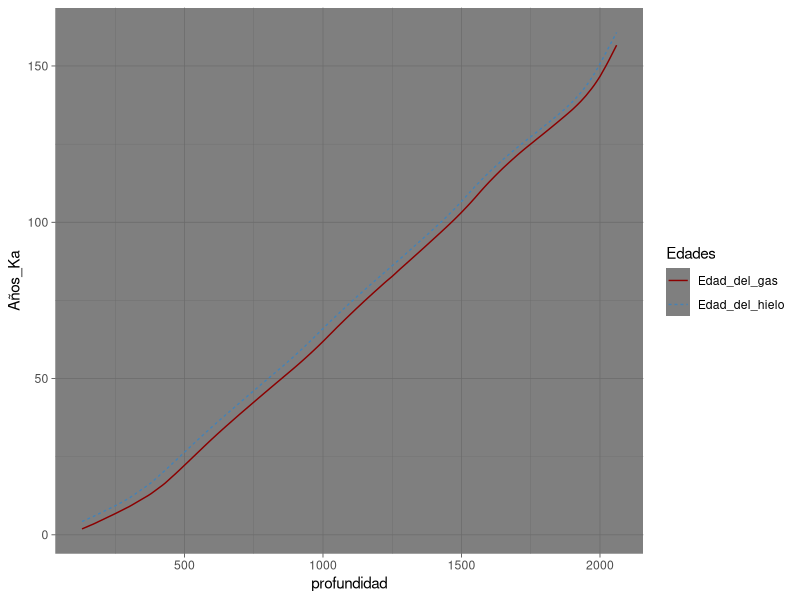
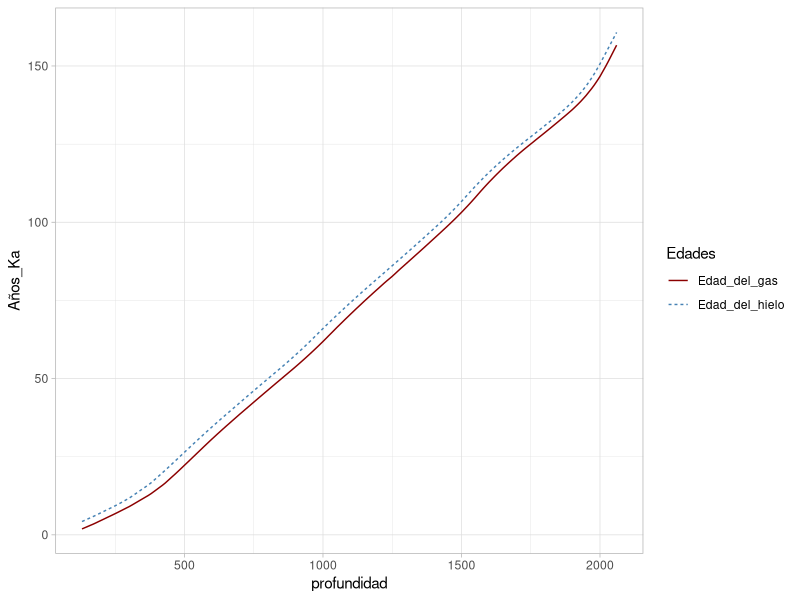
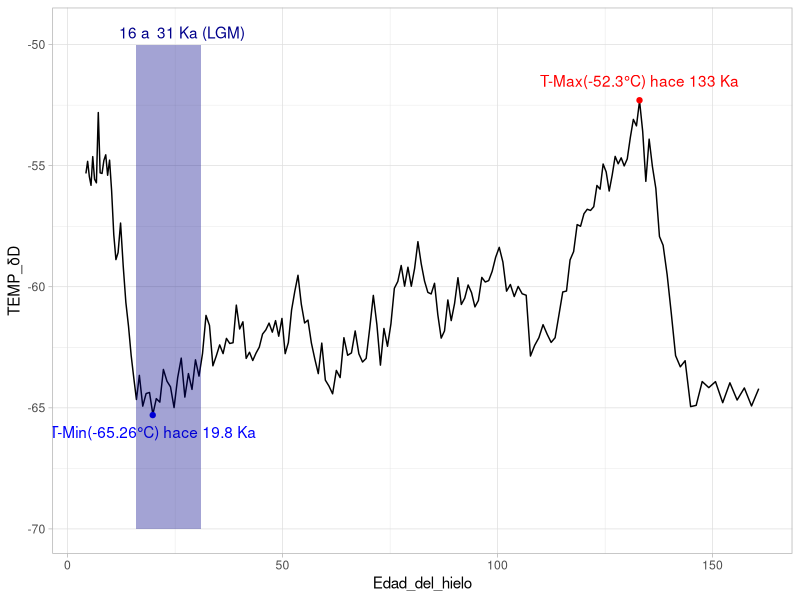
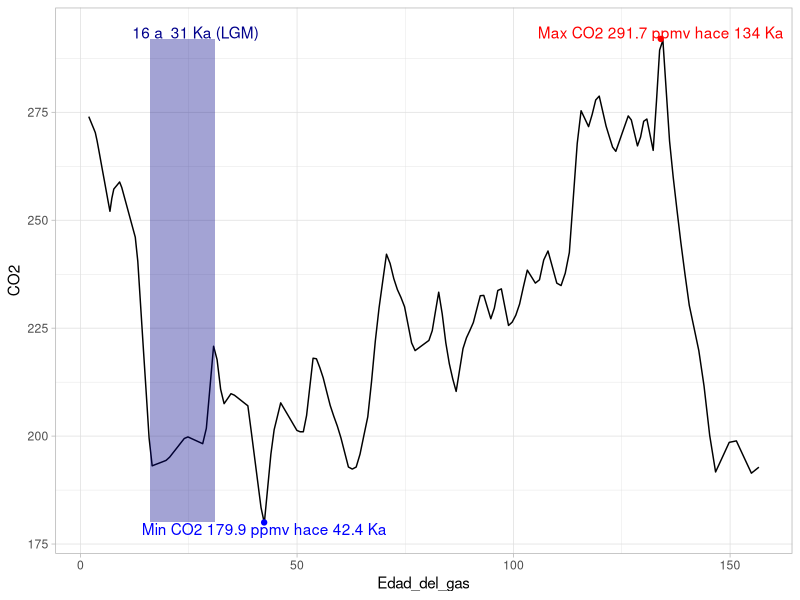
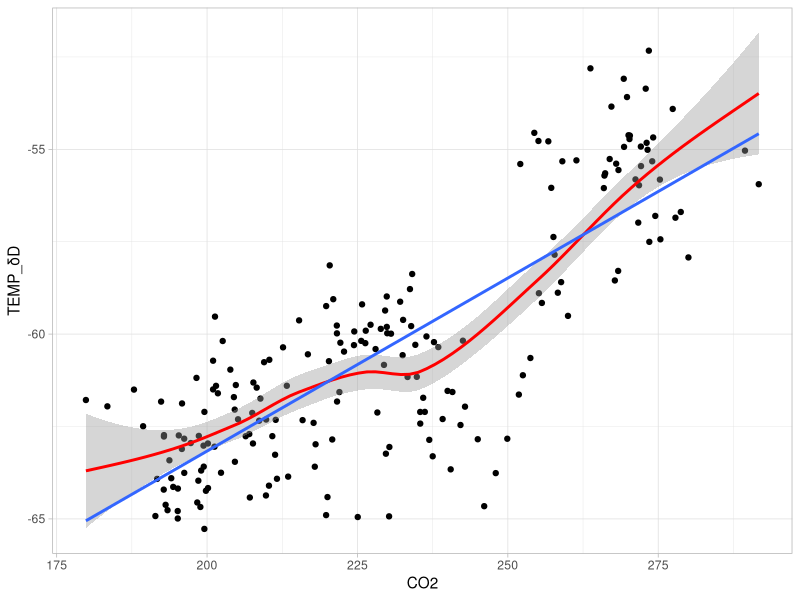
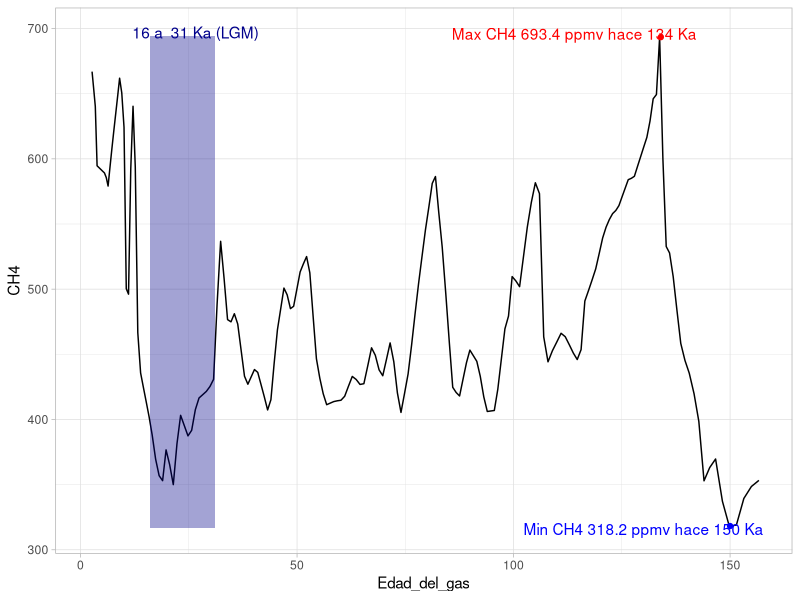
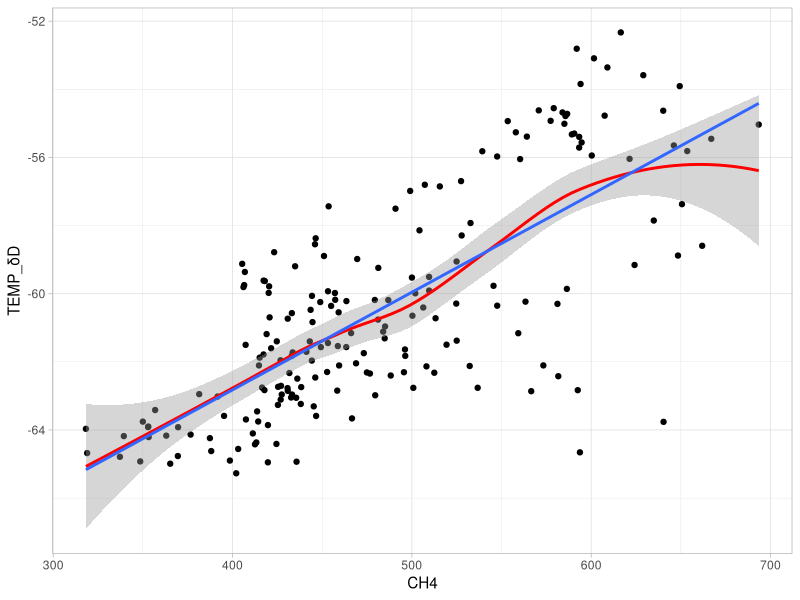
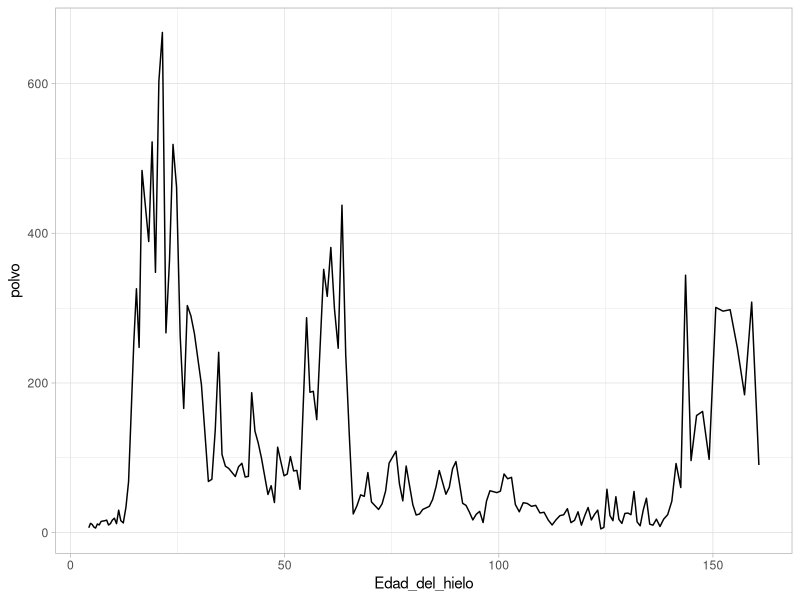

These charts were generated, in order, by the following R code:
## ---- chunk 1

library(ggplot2)
library("tidyverse")

vostok<-read.csv("vostok - vos_data.csv")
vostok
summary(vostok)
# Data preparation
df <- vostok %>%
  select(profundidad, Edad_del_hielo, Edad_del_gas) %>%
  gather(key = "Edades", value = "Años_Ka", -profundidad)
head(df)

ggplot(df, aes(x = profundidad, y = Años_Ka)) + 
  geom_line(aes(color = Edades, linetype = Edades)) + 
  scale_color_manual(values = c("darkred", "steelblue"))+
  theme_dark()

####TEMP
library(dplyr)
vosi<-vostok %>% group_by(profundidad) %>%
                mutate(TEMP_δD = (-55.5 + (delta.D + 440)/ 6))
vosi 

write.csv(vosi, file="vosi.csv")



## ---- chunk 2
ggplot(df, aes(x = profundidad, y = Años_Ka)) + 
  geom_line(aes(color = Edades, linetype = Edades)) + 
  scale_color_manual(values = c("darkred", "steelblue"))+
  theme_light()



## ---- chunk 3
#### Temp_Max
vosi2<-vosi %>% filter(TEMP_δD > -52.34)
#### Temp_Min
vosi3<-vosi %>% filter(TEMP_δD < -65.26)



########TEMP_δD vs. Edad Hielo

LMG = data.frame(x1=c(16,31), y1=c(-52.3,-65.26))
#

ggplot(vosi, aes(y = TEMP_δD, x = Edad_del_hielo))+
geom_line() +
theme_light()+
annotate(geom="text", x=133, y=-51.5, label="T-Max(-52.3°C) hace 133 Ka",color="red")+
annotate(geom="text", x=19.8, y=-66, label="T-Min(-65.26°C) hace 19.8 Ka",color="blue")+
geom_point(data=vosi2, mapping=aes(x=133,y=-52.3), color= "red")+
geom_point(data=vosi3, mapping=aes(x=19.8,y=-65.3), color= "blue")+
geom_rect(data=LMG, mapping=aes(xmin=16,xmax=31, ymin=-50, ymax= -70), fill= "darkblue", alpha=0.2,inherit.aes =FALSE)+
annotate(geom="text", x=16, y=-49.5, label="16 a ",color="darkblue")+
annotate(geom="text", x=31, y=-49.5, label="31 Ka (LGM)",color="darkblue")



## ---- chunk 4
#### Temp_Max
vosi4<-vosi %>% filter(CO2 > 291.6)
#### Temp_Min
vosi5<-vosi %>% filter(CO2 < 180)

########CO 2 vs. Edad 

ggplot(vosi, aes(y = CO2, x = Edad_del_gas))+
geom_line() +
theme_light()+
annotate(geom="text", x=134, y=293.5, label="Max CO2 291.7 ppmv hace 134 Ka",color="red")+
annotate(geom="text", x=42.4, y=178.5, label="Min CO2 179.9 ppmv hace 42.4 Ka",color="blue")+
geom_point(data=vosi5, mapping=aes(x=134,y=292), color= "red")+
geom_point(data=vosi4, mapping=aes(x=42.4,y=180), color= "blue")+
geom_rect(data=LMG, mapping=aes(xmin=16,xmax=31, ymin=180, ymax= 292), fill= "darkblue", alpha=0.2,inherit.aes =FALSE)+
annotate(geom="text", x=16, y=293.5, label="16 a ",color="darkblue")+
annotate(geom="text", x=31, y=293.5, label="31 Ka (LGM)",color="darkblue")



## ---- chunk 5

########CO 2 vs. TEMP_δD 

ggplot(vosi, aes(x = CO2, y = TEMP_δD))+
geom_point() +
theme_light()+
   geom_smooth(color="red")+
   geom_smooth(method = "lm", se = FALSE)


cor.test(vosi$CO2, vosi$TEMP_δD, method = "pearson", conf.level = 0.95)



## ---- chunk 6
#### Temp_Max
vosi6<-vosi %>% filter(CH4 < 318.3 )
#### Temp_Min
vosi7<-vosi %>% filter(CH4 > 693.4)

########CO 2 vs. Edad 

ggplot(vosi, aes(y = CH4, x = Edad_del_gas))+
geom_line() +
theme_light()+
annotate(geom="text", x=114, y=696, label="Max CH4 693.4 ppmv hace 134 Ka",color="red")+
annotate(geom="text", x=130, y=316, label="Min CH4 318.2 ppmv hace 150 Ka",color="blue")+
geom_point(data=vosi5, mapping=aes(x=134,y=693.4), color= "red")+
geom_point(data=vosi4, mapping=aes(x=150,y=318.2), color= "blue")+
geom_rect(data=LMG, mapping=aes(xmin=16,xmax=31, ymin=317, ymax= 694), fill= "darkblue", alpha=0.2,inherit.aes =FALSE)+
annotate(geom="text", x=16, y=697, label="16 a ",color="darkblue")+
annotate(geom="text", x=31, y=697, label="31 Ka (LGM)",color="darkblue")



## ---- chunk 7

########CH4 vs. TEMP_δD 

ggplot(vosi, aes(x = CH4, y = TEMP_δD))+
geom_point() +
theme_light()+
   geom_smooth(color="red")+
   geom_smooth(method = "lm", se = FALSE)


cor.test(vosi$CH4, vosi$TEMP_δD, method = "pearson", conf.level = 0.95)



## ---- chunk 8

########polvo/Edad_del_hielo vs temperatura vs TEMP_δ/Edad Hielo
par(mfrow = c(1,2))

ggplot(vosi, aes(y = polvo,  x= Edad_del_hielo))+
geom_line() +
theme_light()

 ggplot(vosi, aes(y = TEMP_δD, x = Edad_del_hielo))+
geom_line() +
theme_light()

cor.test(vosi$polvo, vosi$TEMP_δD, method = "pearson", conf.level = 0.95)



## ---- chunk 9

########CO 2 vs. TEMP_δD 

ggplot(vosi, aes(x = CO2, y = TEMP_δD))+
geom_point() +
theme_light()+
   geom_smooth(color="red")+
   geom_smooth(method = "lm", se = FALSE,fullrange=TRUE)+
   xlim(170, 400)+
  geom_point(mapping=aes(x=385.5,y=-55.2), color= "gold")






## ---- chunk 10

########CO 2 vs. TEMP_δD 

ggplot(vosi, aes(x = CH4, y = TEMP_δD))+
geom_point() +
theme_light()+
   geom_smooth(color="red")+
   geom_smooth(method = "lm", se = FALSE,fullrange=TRUE)+
   xlim(300, 1800)+
  geom_point(mapping=aes(x=1774,y=-55.2), color= "gold")

## ---- chunk 11

########CO 2 vs. TEMP_δD 

vostox<-read.csv("vostox.csv")

ggplot(vostox, aes(x = Edad_del_hielo, y = tazaTemp),na.rm = TRUE)+
geom_line()+
geom_rect(data=LMG, mapping=aes(xmin=14,xmax=15, ymin=-10, ymax= 10), fill= "darkblue", alpha=0.2,inherit.aes =FALSE)

## ---- chunk 12

########δ_CO2 vs. TEMP_δD 

ggplot(vostox, aes(x = Edad_del_gas, y = tazaCO2),na.rm = TRUE)+
geom_line()+
geom_rect(data=LMG, mapping=aes(xmin=14,xmax=15, ymin=-20, ymax= 20), fill= "darkblue", alpha=0.2,inherit.aes =FALSE)

## ---- chunk 13

########δ_CO2 vs. TEMP_δD 

ggplot(vostox, aes(x = Edad_del_gas, y = tazaCH4),na.rm = TRUE)+
geom_line()+
geom_rect(data=LMG, mapping=aes(xmin=14,xmax=15, ymin=-30, ymax= 100), fill= "darkblue", alpha=0.2,inherit.aes =FALSE)

